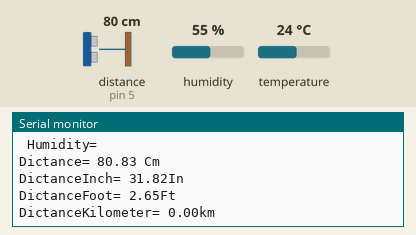
Simulated run of this sketch. Board: Arduino Uno, built with avr-gcc and run on an emulated ATmega328P. On the bench: the last lines printed to the serial monitor. The test bench sets the inputs (shaded band); at power-on: distance to the obstacle (sensor on pin 5) 80 cm, temperature 24 °C, humidity 55 %. The echo pulse lasts 58.3 µs per cm.

Above: at 1.3 s.
1.4 s: distance to the obstacle (sensor on pin 5) set to 120 cm
At 2.2 s:
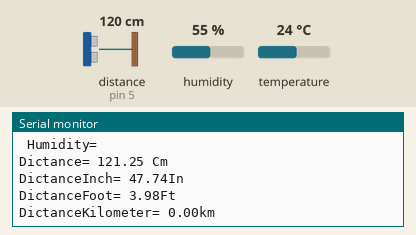
4.4 s: distance to the obstacle (sensor on pin 5) set to 2 cm
At 4.96 s:
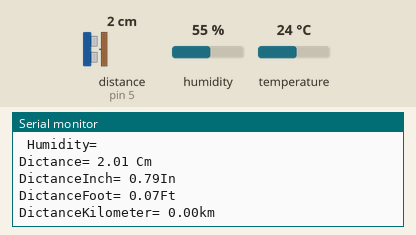
7.4 s: temperature set to 12 °C
At 8.05 s:
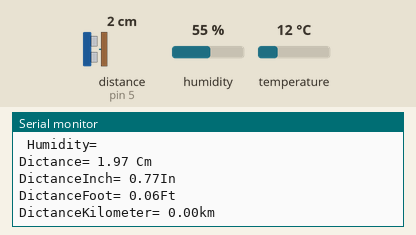
8.9 s: humidity set to 68 %
At 9.6 s:
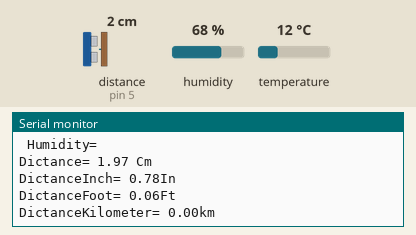
10.4 s: distance to the obstacle (sensor on pin 5) set to 250 cm
At 11.17 s:
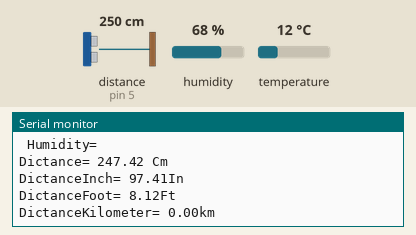
13.4 s: distance to the obstacle (sensor on pin 5) set to 4 cm
At 13.97 s:
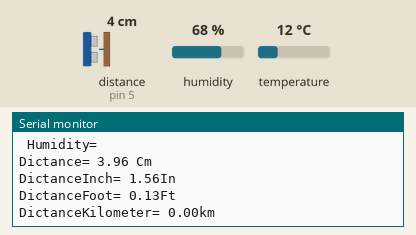
Timing chart, 0 to 16.4 s (numbered marks = the images above; inputs shaded):
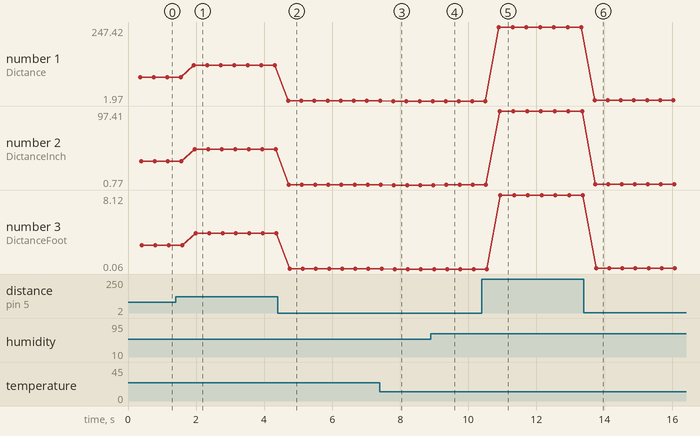

The sketch:

distance.ino
```cpp
/*
 * Distance measurment using sensor amalgum of DHT 11 Sonar sensor
 * made by Talha IOT NOOB
 * 31-3-2021
 *
 */

//include distance library

#include "distance.h"
//pin 2 of arduino for dht sensor pin and 5,5 for trigger and echo pin of sonar sensor
//d1(dht,trigger,echo);
distance d1(4,5,5);
void setup() {
d1.begin(); //start sensor

}

void loop() {
d1.measure(); //measurement
}
```

distance.cpp
```cpp
#include<NewPing.h>
#include<DHT.h>
#include"Arduino.h"
#include "distance.h"


 distance::distance(int dhtp,int trigp,int echp) {
  dhtpin=dhtp;
  tp=trigp;
  ep=echp;
 }

void distance::begin() {
 DHT dht(dhtpin,DHT11);
   Serial.begin(9600);
   dht.begin();
  NewPing sonar(tp, ep, md);

}
 void distance::measure() {
   NewPing sonar(tp, ep, md);
    DHT dht(dhtpin,DHT11);
  delay(170);
  hum=dht.readHumidity();

  temp=dht.readTemperature();
  soundsp=331.4+(0.606*temp)+(0.0124*hum);
  soundcm=soundsp/10000;
  dur = sonar.ping_median(iterations);
  dist = (dur / 2) * soundcm;
  inch=(dist/2.54);
  mm=(dist*10);
    foot=(dist/30.48);
    km=(foot/3281);
  Serial.print("\ntemperature= ");
    Serial.print(temp);


    Serial.print("\nDictance mm= ");


    Serial.print(" mm\n");

      Serial.print(" Humidity= ");

    Serial.print("\nDictance= ");

    Serial.print(dist);
    Serial.print(" Cm\n");

Serial.print("\nDictanceInch= ");
    Serial.print(inch);
    Serial.print("In\n");

    Serial.print("\nDictanceFoot= ");


    Serial.print(foot);
    Serial.print("Ft\n");

      Serial.print("\nDictanceKilometer= ");


    Serial.print(km);
    Serial.print("km\n");


}
```

distance.h
```cpp
#ifndef distance_h
#define distance_h
#include"Arduino.h"
#include<NewPing.h>
#include<DHT.h>

class distance {
private:
int  dhtpin;
float   inch;
float   foot;
int tp = 9;
int ep = 9;
const int md = 400;
int iterations = 5;
float temp;
float hum;
 float dur, dist,soundsp,soundcm,mm,km,yard;
public:
 distance(int dhtp,int trigp,int echp);

 void begin();
void measure();
};

#endif
```

Measured:
- after the input at 1.4 s, the serial monitor: prints a new line after 0.54 s (image 1)
- after the input at 4.4 s, the serial monitor: prints a new line after 0.31 s (image 2)
- after the input at 7.4 s, the serial monitor: prints a new line after 0.35 s (image 3)
- after the input at 8.9 s, the serial monitor: prints a new line after 0.46 s (image 4)
- after the input at 10.4 s, the serial monitor: prints a new line after 0.50 s (image 5)
- after the input at 13.4 s, the serial monitor: prints a new line after 0.31 s (image 6)
- plotted number 1: 80.83 → 121.25 after the input at 1.4 s, 121.25 → 2.01 after the input at 4.4 s, 2.01 → 1.97 after the input at 7.4 s, 1.97 → 247.42 after the input at 10.4 s, 247.42 → 3.96 after the input at 13.4 s
- plotted number 2: 31.82 → 47.74 after the input at 1.4 s, 47.74 → 0.79 after the input at 4.4 s, 0.79 → 0.77 after the input at 7.4 s, 0.77 → 0.78 after the input at 8.9 s, 0.78 → 97.41 after the input at 10.4 s
